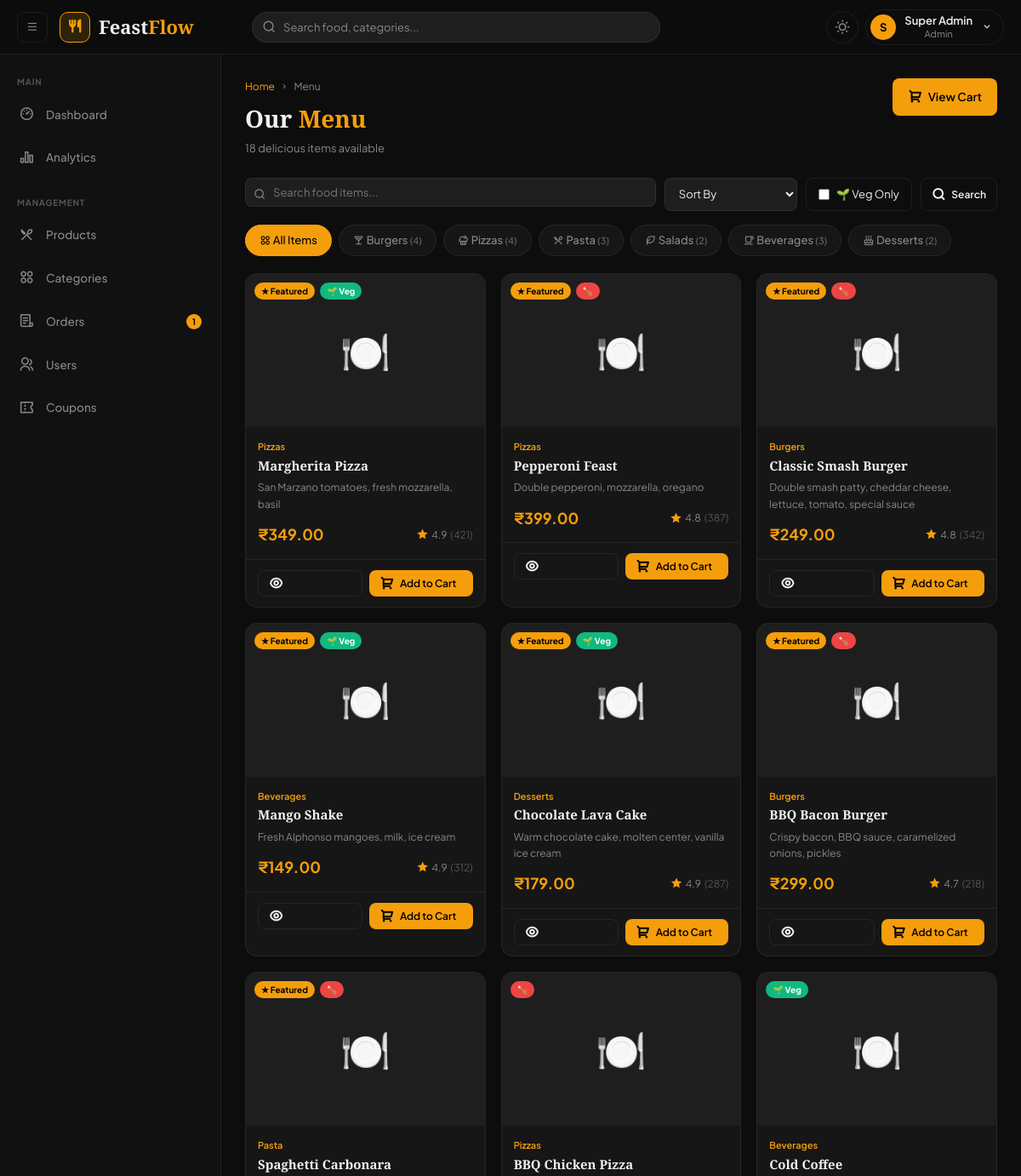
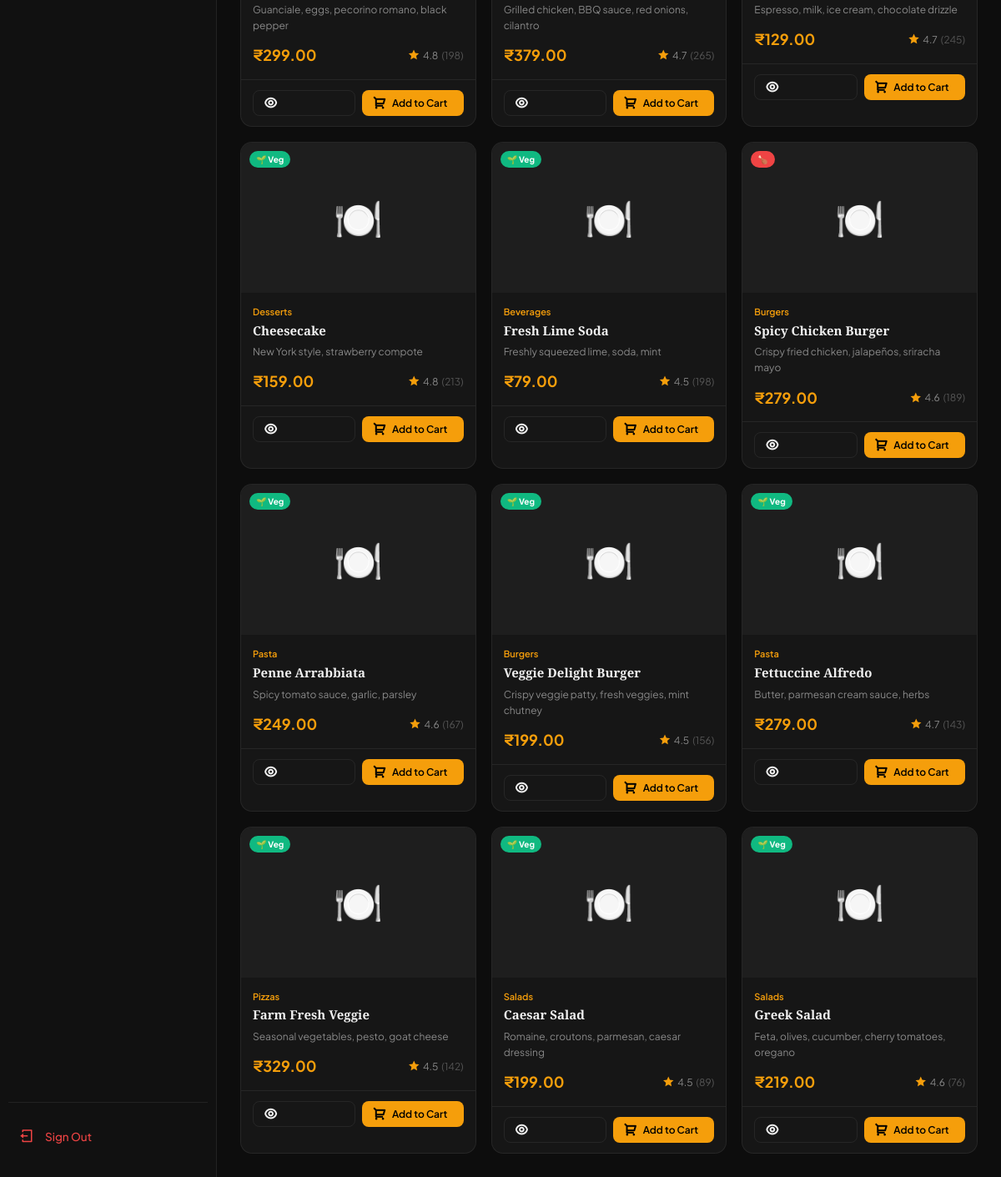
Screenshot of /customer/menu.php (signed in) with the database file from the repository (2 pictures, top to bottom).
### tables this page shows
CREATE TABLE IF NOT EXISTS `categories` (
    `id`          INT UNSIGNED NOT NULL AUTO_INCREMENT,
    `name`        VARCHAR(100) NOT NULL UNIQUE,
    `description` TEXT         NULL,
    `icon`        VARCHAR(100) NULL DEFAULT 'ri-restaurant-line',
    `color`       VARCHAR(20)  NULL DEFAULT '#f59e0b',
    `status`      ENUM('active','inactive') NOT NULL DEFAULT 'active',
    `sort_order`  INT          NOT NULL DEFAULT 0,
    `created_at`  TIMESTAMP    NOT NULL DEFAULT CURRENT_TIMESTAMP,
    PRIMARY KEY (`id`)
);

CREATE TABLE IF NOT EXISTS `products` (
    `id`          INT UNSIGNED   NOT NULL AUTO_INCREMENT,
    `category_id` INT UNSIGNED   NOT NULL,
    `name`        VARCHAR(200)   NOT NULL,
    `description` TEXT           NULL,
    `price`       DECIMAL(10,2)  NOT NULL,
    `image`       VARCHAR(255)   NULL,
    `stock`       INT            NOT NULL DEFAULT 100,
    `is_featured` TINYINT(1)     NOT NULL DEFAULT 0,
    `is_veg`      TINYINT(1)     NOT NULL DEFAULT 0,
    `rating`      DECIMAL(3,2)   NOT NULL DEFAULT 0.00,
    `total_orders`INT            NOT NULL DEFAULT 0,
    `status`      ENUM('active','inactive') NOT NULL DEFAULT 'active',
    `created_at`  TIMESTAMP      NOT NULL DEFAULT CURRENT_TIMESTAMP,
    `updated_at`  TIMESTAMP      NOT NULL DEFAULT CURRENT_TIMESTAMP ON UPDATE CURRENT_TIMESTAMP,
    PRIMARY KEY (`id`),
    INDEX `idx_category` (`category_id`),
    INDEX `idx_status`   (`status`),
    INDEX `idx_featured` (`is_featured`),
    CONSTRAINT `fk_product_category` FOREIGN KEY (`category_id`) REFERENCES `categories`(`id`) ON DELETE RESTRICT
);

### includes/auth.php (called while the page is built, shortened)
<?php
function isLoggedIn(): bool {
    return !empty($_SESSION['user_id']);
}
function isAdmin(): bool {
    return isLoggedIn() && ($_SESSION['user_role'] ?? '') === 'admin';
}
function currentUser(): ?array {
    $stmt = getPDO()->prepare("SELECT * FROM users WHERE id = ?");
    $stmt->execute([$_SESSION['user_id']]);
    return $stmt->fetch() ?: null;
}

### config/database.php (called while the page is built, shortened)
<?php
function getPDO(): PDO {
    static $pdo = null;
    if ($pdo === null) {
        $dsn = "mysql:host=".DB_HOST.";dbname=".DB_NAME.";charset=".DB_CHARSET;
        $opts = [
            PDO::ATTR_ERRMODE            => PDO::ERRMODE_EXCEPTION,
            PDO::ATTR_DEFAULT_FETCH_MODE => PDO::FETCH_ASSOC,
            PDO::ATTR_EMULATE_PREPARES   => false,
        ];
        try {
            $pdo = new PDO($dsn, DB_USER, DB_PASS, $opts);
        } catch (PDOException $e) {
            error_log("DB Error: " . $e->getMessage());
            die(json_encode(['error' => 'Database connection failed.']));
        }
    }
    return $pdo;
}

### includes/functions.php (called while the page is built, shortened)
<?php
function getProducts(array $filters = []): array {
    $pdo = getPDO();
    $sql = "SELECT p.*, c.name AS category_name, c.color AS cat_color
            FROM products p
            JOIN categories c ON p.category_id = c.id
            WHERE 1=1";
    $params = [];
    if (!empty($filters['status'])) {
        $sql .= " AND p.status = ?";
        $params[] = $filters['status'];
    } else {
        $sql .= " AND p.status = 'active'";
    }
    if (!empty($filters['sort'])) {
        $sorts = ['price_asc' => 'p.price ASC', 'price_desc' => 'p.price DESC',
                  'rating' => 'p.rating DESC', 'popular' => 'p.total_orders DESC',
                  'newest' => 'p.created_at DESC'];
        $sql .= " ORDER BY " . ($sorts[$filters['sort']] ?? 'p.is_featured DESC, p.total_orders DESC');
    } else {
        $sql .= " ORDER BY p.is_featured DESC, p.total_orders DESC";
    }
    $stmt = $pdo->prepare($sql);
    $stmt->execute($params);
    return $stmt->fetchAll();
}
function getCategories(bool $activeOnly = true): array {
    $sql = "SELECT c.*, COUNT(p.id) AS product_count FROM categories c LEFT JOIN products p ON p.category_id = c.id" . ($activeOnly ? " WHERE c.status='active'" : "") . " GROUP BY c.id ORDER BY c.sort_order";
    return getPDO()->query($sql)->fetchAll();
}
function formatPrice(float $price): string {
    return '₹' . number_format($price, 2);
}
function sanitize(string $str): string {
    return htmlspecialchars(trim($str), ENT_QUOTES, 'UTF-8');
}

### customer/menu.php (the view, shortened to what this page needs)
<?php
require_once __DIR__ . '/../includes/auth.php';
require_once __DIR__ . '/../includes/functions.php';
$filters = [
    'search'   => $_GET['search']   ?? '',
    'category' => $_GET['category'] ?? '',
    'sort'     => $_GET['sort']     ?? '',
    'veg'      => $_GET['veg']      ?? '',
    'status'   => 'active',
];
$categories = getCategories(true);
$products   = getProducts($filters);
include __DIR__ . '/../includes/header.php';
?>
<div class="page-header">
  <div>
    <div class="breadcrumb"><a href="<?= APP_URL ?>/customer/dashboard.php">Home</a><i class="ri-arrow-right-s-line"></i>Menu</div>
    <h1 class="page-title">Our <span>Menu</span></h1>
    <p class="page-subtitle"><?= count($products) ?> delicious items available</p>
  </div>
  <a href="<?= APP_URL ?>/customer/cart.php" class="btn btn-primary">
    <i class="ri-shopping-cart-2-line"></i> View Cart
  </a>
</div>
<form method="GET" action="" id="menuForm">
  <div style="display:flex;gap:10px;flex-wrap:wrap;margin-bottom:16px">
    <div class="search-filter" style="flex:1;min-width:200px">
      <i class="ri-search-line"></i>
      <input type="text" name="search" placeholder="Search food items..." value="<?= sanitize($filters['search']) ?>" style="width:100%">
    </div>
    <select name="sort" class="filter-select" onchange="this.form.submit()">
      <option value="">Sort By</option>
    </select>
    <label style="display:flex;align-items:center;gap:8px;padding:8px 14px;border:1px solid var(--border);border-radius:var(--radius-sm);cursor:pointer;font-size:13px;<?= $filters['veg']?'border-color:var(--green);background:rgba(16,185,129,0.1);color:var(--green)':'' ?>">
      <input type="checkbox" name="veg" value="1" <?= $filters['veg']?'checked':'' ?> onchange="this.form.submit()" style="accent-color:var(--green)">
      🌱 Veg Only
    </label>
    <button type="submit" class="btn btn-outline btn-sm"><i class="ri-search-line"></i> Search</button>
  </div>
</form>
<div class="category-pills">
  <a href="<?= APP_URL ?>/customer/menu.php?<?= http_build_query(array_merge($filters,['category'=>''])) ?>" class="cat-pill <?= empty($filters['category'])?'active':'' ?>">
    <i class="ri-apps-2-line"></i> All Items
  </a>
  <?php foreach ($categories as $c): ?>
  <a href="<?= APP_URL ?>/customer/menu.php?<?= http_build_query(array_merge($filters,['category'=>$c['id']])) ?>" class="cat-pill <?= $filters['category']==$c['id']?'active':'' ?>">
    <i class="<?= htmlspecialchars($c['icon']) ?>"></i> <?= sanitize($c['name']) ?>
    <span style="opacity:0.7;font-size:11px">(<?= $c['product_count'] ?>)</span>
  </a>
  <?php endforeach; ?>
</div>
<?php if (empty($products)): ?>
<div class="empty-state">
  <i class="ri-restaurant-2-line"></i>
  <h3>No items found</h3>
  <p>Try a different search term or category.</p>
  <a href="<?= APP_URL ?>/customer/menu.php" class="btn btn-primary">View All Items</a>
</div>
<?php else: ?>
<div class="products-grid">
  <?php foreach ($products as $p): ?>
  <div class="product-card" data-cat="<?= $p['category_id'] ?>">
    <div class="product-img">
      <?php if ($p['image']): ?>
      <img src="<?= APP_URL ?>/assets/uploads/products/<?= sanitize($p['image']) ?>" alt="<?= sanitize($p['name']) ?>" loading="lazy">
      <?php else: ?><div class="no-img">🍽️</div><?php endif; ?>
      <div class="product-badges">
        <?php if ($p['is_featured']): ?><span class="product-badge featured">★ Featured</span><?php endif; ?>
        <span class="product-badge <?= $p['is_veg']?'veg':'nonveg' ?>"><?= $p['is_veg']?'🌱 Veg':'🍗' ?></span>
      </div>
    </div>
    <div class="product-body">
      <div class="product-cat"><?= sanitize($p['category_name']) ?></div>
      <div class="product-name"><?= sanitize($p['name']) ?></div>
      <div class="product-desc"><?= sanitize($p['description']) ?></div>
      <div class="product-meta">
        <div class="product-price"><?= formatPrice($p['price']) ?></div>
        <div class="product-rating">
          <i class="ri-star-fill"></i><?= number_format($p['rating'],1) ?>
          <span style="color:var(--text-light)">(<?= $p['total_orders'] ?>)</span>
        </div>
      </div>
    </div>
    <div class="product-footer">
      <button class="btn btn-outline btn-sm" onclick="quickView(<?= $p['id'] ?>)"><i class="ri-eye-line"></i></button>
      <button class="btn btn-primary btn-sm" style="flex:1" onclick="addToCart(<?= $p['id'] ?>, this)">
        <i class="ri-shopping-cart-2-line"></i> Add to Cart
      </button>
    </div>
  </div>
  <?php endforeach; ?>
</div>
<?php endif; ?>
<?php include __DIR__ . '/../includes/footer.php'; ?>

### includes/header.php (shortened to what this page needs)
<?php
$currentUser = isLoggedIn() ? currentUser() : null;
?>
<!DOCTYPE html>
<html lang="en" data-theme="dark">
<head>
<link href="https://cdn.jsdelivr.net/npm/remixicon@4.2.0/fonts/remixicon.css" rel="stylesheet">
<link rel="stylesheet" href="<?= APP_URL ?>/assets/css/style.css">
</head>
<body>
<header class="topbar">
  <div class="topbar-left">
    <button class="sidebar-toggle" id="sidebarToggle" aria-label="Toggle sidebar">
      <i class="ri-menu-line"></i>
    </button>
    <a href="<?= APP_URL ?>/<?= isAdmin() ? 'admin' : 'customer' ?>/dashboard.php" class="brand">
      <span class="brand-icon"><i class="ri-restaurant-fill"></i></span>
      <span class="brand-name">Feast<em>Flow</em></span>
    </a>
  </div>
  <div class="topbar-center">
    <div class="topbar-search" id="globalSearch">
      <i class="ri-search-line"></i>
      <input type="text" placeholder="Search food, categories..." id="searchInput" autocomplete="off">
    </div>
  </div>
  <div class="topbar-right">
    <button class="icon-btn theme-toggle" id="themeToggle" title="Toggle theme">
      <i class="ri-moon-line" id="themeIcon"></i>
    </button>
    <div class="user-menu" id="userMenu">
      <button class="user-trigger">
        <div class="user-avatar">
          <?php if ($currentUser && $currentUser['avatar']): ?>
            <img src="<?= APP_URL ?>/assets/uploads/products/<?= $currentUser['avatar'] ?>" alt="">
          <?php else: ?>
            <span><?= strtoupper(substr($_SESSION['user_name'] ?? 'U', 0, 1)) ?></span>
          <?php endif; ?>
        </div>
        <div class="user-info">
          <span class="user-name"><?= sanitize($_SESSION['user_name'] ?? '') ?></span>
          <span class="user-role"><?= ucfirst($_SESSION['user_role'] ?? '') ?></span>
        </div>
        <i class="ri-arrow-down-s-line"></i>
      </button>
    </div>
  </div>
</header>
<aside class="sidebar" id="sidebar">
  <nav class="sidebar-nav">
    <?php if (isAdmin()): ?>
    <div class="nav-section">
      <span class="nav-label">MAIN</span>
      <a href="<?= APP_URL ?>/admin/dashboard.php" class="nav-item <?= strpos($_SERVER['PHP_SELF'], 'dashboard') !== false ? 'active' : '' ?>">
        <i class="ri-dashboard-3-line"></i><span>Dashboard</span>
      </a>
      <a href="<?= APP_URL ?>/admin/analytics.php" class="nav-item <?= strpos($_SERVER['PHP_SELF'], 'analytics') !== false ? 'active' : '' ?>">
        <i class="ri-bar-chart-2-line"></i><span>Analytics</span>
      </a>
    </div>
    <div class="nav-section">
      <span class="nav-label">MANAGEMENT</span>
      <a href="<?= APP_URL ?>/admin/products.php" class="nav-item <?= strpos($_SERVER['PHP_SELF'], 'product') !== false ? 'active' : '' ?>">
        <i class="ri-restaurant-2-line"></i><span>Products</span>
      </a>
      <a href="<?= APP_URL ?>/admin/categories.php" class="nav-item <?= strpos($_SERVER['PHP_SELF'], 'categor') !== false ? 'active' : '' ?>">
        <i class="ri-apps-2-line"></i><span>Categories</span>
      </a>
      <a href="<?= APP_URL ?>/admin/orders.php" class="nav-item <?= strpos($_SERVER['PHP_SELF'], 'order') !== false ? 'active' : '' ?>">
        <i class="ri-file-list-3-line"></i><span>Orders</span>
        <?php $pending = getPDO()->query("SELECT COUNT(*) FROM orders WHERE status='pending'")->fetchColumn(); if ($pending > 0): ?>
        <span class="nav-badge"><?= $pending ?></span>
        <?php endif; ?>
      </a>
      <a href="<?= APP_URL ?>/admin/users.php" class="nav-item <?= strpos($_SERVER['PHP_SELF'], 'user') !== false ? 'active' : '' ?>">
        <i class="ri-group-line"></i><span>Users</span>
      </a>
      <a href="<?= APP_URL ?>/admin/coupons.php" class="nav-item <?= strpos($_SERVER['PHP_SELF'], 'coupon') !== false ? 'active' : '' ?>">
        <i class="ri-coupon-3-line"></i><span>Coupons</span>
      </a>
    </div>
    <?php endif; ?>
    <div class="nav-section sidebar-bottom">
      <a href="<?= APP_URL ?>/auth/logout.php" class="nav-item text-danger">
        <i class="ri-logout-box-line"></i><span>Sign Out</span>
      </a>
    </div>
  </nav>
</aside>
<div class="main-wrapper">
<main class="main-content">

### includes/footer.php (shortened to what this page needs)
</main>
</div>
</body>
</html>

### rows the page displays
categories: name "Burgers", product_count "4"
categories: name "Pizzas", product_count "4"
categories: name "Pasta", product_count "3"
categories: name "Salads", product_count "2"
categories: name "Beverages", product_count "3"
categories: name "Desserts", product_count "2"
products: is_featured "★ Featured", is_veg "🌱 Veg", category.name "Pizzas", name "Margherita Pizza", description "San Marzano tomatoes, fresh mozzarella, basil", price "₹349.00", rating "4.9", total_orders "421"
products: is_featured "★ Featured", category.name "Pizzas", name "Pepperoni Feast", description "Double pepperoni, mozzarella, oregano", price "₹399.00", rating "4.8", total_orders "387"
products: is_featured "★ Featured", category.name "Burgers", name "Classic Smash Burger", description "Double smash patty, cheddar cheese, lettuce, tomato, special sauce", price "₹249.00", rating "4.8", total_orders "342"
products: is_featured "★ Featured", is_veg "🌱 Veg", category.name "Beverages", name "Mango Shake", description "Fresh Alphonso mangoes, milk, ice cream", price "₹149.00", rating "4.9", total_orders "312"
products: is_featured "★ Featured", is_veg "🌱 Veg", category.name "Desserts", name "Chocolate Lava Cake", description "Warm chocolate cake, molten center, vanilla ice cream", price "₹179.00", rating "4.9", total_orders "287"
products: is_featured "★ Featured", category.name "Burgers", name "BBQ Bacon Burger", description "Crispy bacon, BBQ sauce, caramelized onions, pickles", price "₹299.00", rating "4.7", total_orders "218"
products: is_featured "★ Featured", category.name "Pasta", name "Spaghetti Carbonara", description "Guanciale, eggs, pecorino romano, black pepper", price "₹299.00", rating "4.8", total_orders "198"
products: category.name "Pizzas", name "BBQ Chicken Pizza", description "Grilled chicken, BBQ sauce, red onions, cilantro", price "₹379.00", rating "4.7", total_orders "265"
products: is_veg "🌱 Veg", category.name "Beverages", name "Cold Coffee", description "Espresso, milk, ice cream, chocolate drizzle", price "₹129.00", rating "4.7", total_orders "245"
products: is_veg "🌱 Veg", category.name "Desserts", name "Cheesecake", description "New York style, strawberry compote", price "₹159.00", rating "4.8", total_orders "213"
products: is_veg "🌱 Veg", category.name "Beverages", name "Fresh Lime Soda", description "Freshly squeezed lime, soda, mint", price "₹79.00", rating "4.5", total_orders "198"
products: category.name "Burgers", name "Spicy Chicken Burger", description "Crispy fried chicken, jalapeños, sriracha mayo", price "₹279.00", rating "4.6", total_orders "189"
products: is_veg "🌱 Veg", category.name "Pasta", name "Penne Arrabbiata", description "Spicy tomato sauce, garlic, parsley", price "₹249.00", rating "4.6", total_orders "167"
products: is_veg "🌱 Veg", category.name "Burgers", name "Veggie Delight Burger", description "Crispy veggie patty, fresh veggies, mint chutney", price "₹199.00", rating "4.5", total_orders "156"
products: is_veg "🌱 Veg", category.name "Pasta", name "Fettuccine Alfredo", description "Butter, parmesan cream sauce, herbs", price "₹279.00", rating "4.7", total_orders "143"
products: is_veg "🌱 Veg", category.name "Pizzas", name "Farm Fresh Veggie", description "Seasonal vegetables, pesto, goat cheese", price "₹329.00", rating "4.5", total_orders "142"
products: is_veg "🌱 Veg", category.name "Salads", name "Caesar Salad", description "Romaine, croutons, parmesan, caesar dressing", price "₹199.00", rating "4.5", total_orders "89"
products: is_veg "🌱 Veg", category.name "Salads", name "Greek Salad", description "Feta, olives, cucumber, cherry tomatoes, oregano", price "₹219.00", rating "4.6", total_orders "76"

### other values shown
substr($_SESSION['user_name'] ?? 'U', 0, 1) "S"
$_SESSION['user_name'] "Super Admin"
$_SESSION['user_role'] "Admin"
$pending "1"
count($products) "18"
